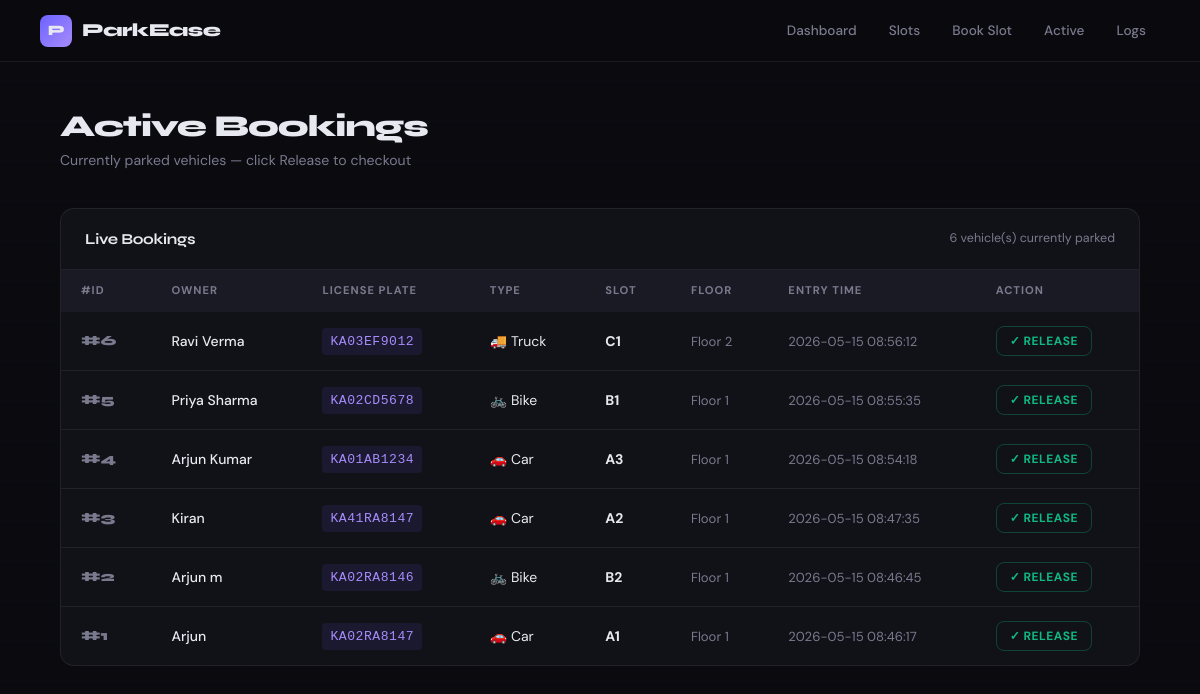
The app's page /active, older data.
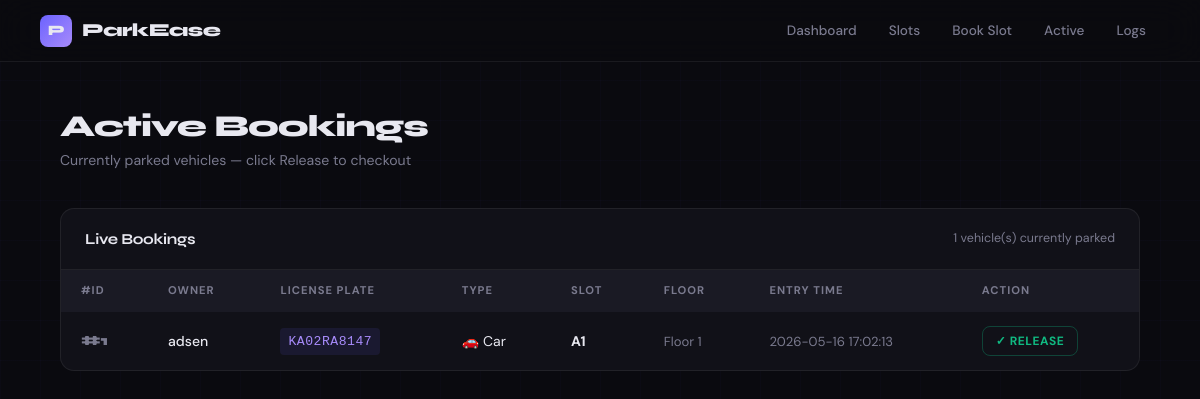
The same page, newer data.
### tables this page shows
CREATE TABLE bookings (
    booking_id INTEGER PRIMARY KEY AUTOINCREMENT,
    vehicle_id INTEGER NOT NULL,
    slot_id    INTEGER NOT NULL,
    entry_time DATETIME DEFAULT CURRENT_TIMESTAMP,
    exit_time  DATETIME,
    fee        REAL DEFAULT 0,
    status     TEXT DEFAULT 'active' CHECK(status IN ('active','completed')),
    FOREIGN KEY (vehicle_id) REFERENCES vehicles(vehicle_id),
    FOREIGN KEY (slot_id)    REFERENCES parking_slots(slot_id)
);

CREATE TABLE vehicles (
    vehicle_id    INTEGER PRIMARY KEY AUTOINCREMENT,
    owner_name    TEXT NOT NULL,
    license_plate TEXT UNIQUE NOT NULL,
    vehicle_type  TEXT NOT NULL CHECK(vehicle_type IN ('car','bike','truck')),
    contact       TEXT
);

CREATE TABLE parking_slots (
    slot_id      INTEGER PRIMARY KEY AUTOINCREMENT,
    slot_number  TEXT UNIQUE NOT NULL,
    slot_type    TEXT NOT NULL CHECK(slot_type IN ('car','bike','truck')),
    floor        INTEGER DEFAULT 1,
    is_available INTEGER DEFAULT 1
);

### app.py (the view)
@app.route('/active')
def active_bookings():
    try:
        db = get_db()
        bookings = db.execute(
            "SELECT * FROM active_bookings_view ORDER BY entry_time DESC").fetchall()
        db.close()
        return render_template('active.html', bookings=bookings)
    except Exception as e:
        return f"<h2>Active Bookings Error</h2><pre>{e}</pre>", 500

### app.py (called while the page is built)
def get_db():
    if not os.path.exists(DB):
        raise RuntimeError(
            f"parking.db not found at {DB} — run: python init_db.py"
        )
    conn = sqlite3.connect(DB)
    conn.row_factory = sqlite3.Row
    conn.execute("PRAGMA foreign_keys = ON")
    return conn

### templates/active.html (shortened to what this page needs)
<!DOCTYPE html>
<html lang="en">
<head>
  <link rel="stylesheet" href="{{ url_for('static', filename='style.css') }}">
</head>
<body>
  <nav>
    <span class="logo"><span class="logo-icon">P</span> ParkEase</span>
    <a href="/">Dashboard</a>
    <a href="/slots">Slots</a>
    <a href="/book">Book Slot</a>
    <a href="/active">Active</a>
    <a href="/logs">Logs</a>
  </nav>
  <main>
    <div class="page-header">
      <h1>Active Bookings</h1>
      <p>Currently parked vehicles — click Release to checkout</p>
    </div>
    {% if bookings|length == 0 %}
    <div class="section-card">
      <div class="empty-state">
        <div class="ei">&#128663;</div>
        <p>No active bookings right now.<br>
        <a href="/book" style="color:var(--accent);text-decoration:none;font-weight:600;">Book a slot &rarr;</a></p>
      </div>
    </div>
    {% else %}
    <div class="section-card">
      <div class="section-card-header">
        <h2>Live Bookings</h2>
        <p>{{ bookings|length }} vehicle(s) currently parked</p>
      </div>
      <div class="table-wrap">
        <table>
          <thead>
            <tr>
              <th>#ID</th>
              <th>Owner</th>
              <th>License Plate</th>
              <th>Type</th>
              <th>Slot</th>
              <th>Floor</th>
              <th>Entry Time</th>
              <th>Action</th>
            </tr>
          </thead>
          <tbody>
            {% for b in bookings %}
            <tr>
              <td><span class="td-id">#{{ b.booking_id }}</span></td>
              <td><span class="td-name">{{ b.owner_name }}</span></td>
              <td><span class="td-mono">{{ b.license_plate }}</span></td>
              <td>
                {% if b.vehicle_type == 'car' %}&#128663;
                {% elif b.vehicle_type == 'bike' %}&#128690;
                {% else %}&#128666;{% endif %}
                {{ b.vehicle_type | capitalize }}
              </td>
              <td><strong>{{ b.slot_number }}</strong></td>
              <td><span class="td-dim">Floor {{ b.floor }}</span></td>
              <td><span class="td-dim">{{ b.entry_time }}</span></td>
              <td>
                <form method="POST" action="/release/{{ b.booking_id }}"
                      onsubmit="return confirm('Release slot for {{ b.license_plate }}?\nFee will be calculated at Rs.50/hr.')">
                  <button type="submit" class="btn-release">&#10003; Release</button>
                </form>
              </td>
            </tr>
            {% endfor %}
          </tbody>
        </table>
      </div>
    </div>
    {% endif %}
  </main>
</body>
</html>

### static/style.css (style rules this page uses)
:root { --bg: #0a0a0f; --bg2: #111118; --bg3: #1a1a24; --border: rgba(255,255,255,0.07); --border2: rgba(255,255,255,0.12); --text: #e8e8f0; --text-dim: #7a7a8e; --text-dimmer: #4a4a5e; --accent: #6c63ff; --accent2: #a78bfa; --green: #10b981; --green-bg: rgba(16,185,129,0.1); --red: #ef4444; --red-bg: rgba(239,68,68,0.1); --amber: #f59e0b; --amber-bg: rgba(245,158,11,0.1); --blue: #3b82f6; --blue-bg: rgba(59,130,246,0.1); --radius: 14px; --radius-sm: 8px; --font-head: 'Syne', sans-serif; --font-body: 'DM Sans', sans-serif; }
*, *::before, *::after { box-sizing: border-box; margin: 0; padding: 0; }
html { scroll-behavior: smooth; }
body { font-family: var(--font-body); background: var(--bg); color: var(--text); min-height: 100vh; font-size: 15px; line-height: 1.6; -webkit-font-smoothing: antialiased; }
body::before { content: ''; position: fixed; inset: 0; background-image: linear-gradient(rgba(108,99,255,0.025) 1px, transparent 1px), linear-gradient(90deg, rgba(108,99,255,0.025) 1px, transparent 1px); background-size: 40px 40px; pointer-events: none; z-index: 0; }
nav { position: sticky; top: 0; z-index: 100; background: rgba(10,10,15,0.9); -webkit-backdrop-filter: blur(20px); backdrop-filter: blur(20px); border-bottom: 1px solid var(--border); padding: 0 40px; height: 62px; display: flex; align-items: center; gap: 4px; }
.logo { font-family: var(--font-head); font-size: 1.15rem; font-weight: 800; color: var(--text); margin-right: auto; letter-spacing: -0.5px; display: flex; align-items: center; gap: 10px; }
.logo-icon { display: inline-flex; align-items: center; justify-content: center; width: 32px; height: 32px; background: linear-gradient(135deg, var(--accent), var(--accent2)); border-radius: 8px; font-size: 0.9rem; }
nav a { color: var(--text-dim); text-decoration: none; font-size: 0.85rem; font-weight: 500; padding: 6px 14px; border-radius: var(--radius-sm); transition: all 0.2s; }
main { position: relative; z-index: 1; max-width: 1160px; margin: 0 auto; padding: 48px 40px 80px; }
.page-header { margin-bottom: 36px; }
.page-header h1 { font-family: var(--font-head); font-size: 1.9rem; font-weight: 800; letter-spacing: -1px; line-height: 1.1; }
.page-header p { color: var(--text-dim); font-size: 0.88rem; margin-top: 6px; }
.section-card { background: var(--bg2); border: 1px solid var(--border); border-radius: var(--radius); overflow: hidden; }
.section-card-header { padding: 18px 24px; border-bottom: 1px solid var(--border); display: flex; align-items: center; justify-content: space-between; }
.section-card-header h2 { font-family: var(--font-head); font-size: 0.95rem; font-weight: 700; color: var(--text); letter-spacing: -0.3px; }
.section-card-header p { font-size: 0.78rem; color: var(--text-dim); }
.table-wrap { overflow-x: auto; }
table { width: 100%; border-collapse: collapse; }
thead tr { background: var(--bg3); }
th { padding: 12px 20px; text-align: left; font-size: 0.7rem; font-weight: 700; color: var(--text-dim); text-transform: uppercase; letter-spacing: 1px; white-space: nowrap; }
td { padding: 14px 20px; border-bottom: 1px solid var(--border); font-size: 0.875rem; color: var(--text); vertical-align: middle; }
tbody tr:last-child td { border-bottom: none; }
tbody tr { transition: background 0.15s; }
.td-id { font-family: var(--font-head); font-weight: 800; font-size: 0.88rem; color: var(--text-dim); }
.td-mono { font-family: 'Courier New', monospace; font-size: 0.82rem; color: var(--accent2); background: rgba(108,99,255,0.1); padding: 3px 8px; border-radius: 4px; display: inline-block; letter-spacing: 0.5px; }
.td-dim { color: var(--text-dim); font-size: 0.82rem; }
.td-name { font-weight: 500; }
.btn-release { display: inline-flex; align-items: center; gap: 5px; background: transparent; color: var(--green); border: 1px solid rgba(16,185,129,0.3); padding: 6px 13px; border-radius: var(--radius-sm); cursor: pointer; font-size: 0.75rem; font-weight: 700; font-family: var(--font-body); letter-spacing: 0.5px; text-transform: uppercase; transition: all 0.2s; }

Row changes from the older to the newer data that the page shows:
removed bookings: booking_id "6", owner_name "Ravi Verma", license_plate "KA03EF9012", vehicle_type "Truck", slot_number "C1", floor "2", entry_time "2026-05-15 08:56:12"
removed bookings: booking_id "5", owner_name "Priya Sharma", license_plate "KA02CD5678", vehicle_type "Bike", slot_number "B1", floor "1", entry_time "2026-05-15 08:55:35"
removed bookings: booking_id "4", owner_name "Arjun Kumar", license_plate "KA01AB1234", vehicle_type "Car", slot_number "A3", floor "1", entry_time "2026-05-15 08:54:18"
removed bookings: booking_id "3", owner_name "Kiran", license_plate "KA41RA8147", vehicle_type "Car", slot_number "A2", floor "1", entry_time "2026-05-15 08:47:35"
removed bookings: booking_id "2", owner_name "Arjun m", license_plate "KA02RA8146", vehicle_type "Bike", slot_number "B2", floor "1", entry_time "2026-05-15 08:46:45"
changed bookings "Car": owner_name "Arjun" → "adsen"; entry_time "2026-05-15 08:46:17" → "2026-05-16 17:02:13"
Text that changed along with them:
{{ bookings|length }}: "6" → "1"
